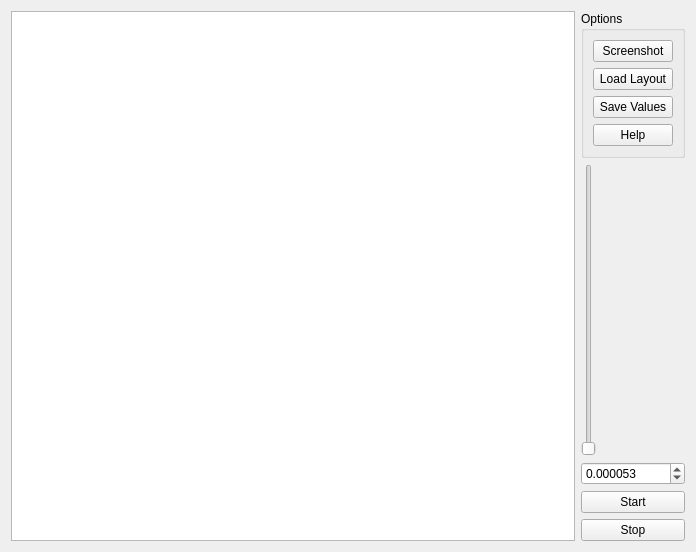
<?xml version="1.0" encoding="UTF-8"?>
<ui version="4.0">
 <class>TMSIImpedanceWidget</class>
 <widget class="QWidget" name="TMSIImpedanceWidget">
  <property name="geometry">
   <rect>
    <x>0</x>
    <y>0</y>
    <width>696</width>
    <height>552</height>
   </rect>
  </property>
  <property name="windowTitle">
   <string>Form</string>
  </property>
  <layout class="QGridLayout" name="gridLayout">
   <item row="2" column="2">
    <widget class="QDoubleSpinBox" name="m_doubleSpinBox_manualImpedanceValueScale">
     <property name="decimals">
      <number>6</number>
     </property>
     <property name="maximum">
      <double>1.000000000000000</double>
     </property>
     <property name="singleStep">
      <double>0.000001000000000</double>
     </property>
     <property name="value">
      <double>0.000053000000000</double>
     </property>
    </widget>
   </item>
   <item row="0" column="0" rowspan="5">
    <widget class="TMSIPLUGIN::TMSIImpedanceView" name="m_graphicsView_impedanceView"/>
   </item>
   <item row="3" column="2">
    <widget class="QPushButton" name="m_pushButton_start">
     <property name="autoFillBackground">
      <bool>false</bool>
     </property>
     <property name="text">
      <string>Start</string>
     </property>
    </widget>
   </item>
   <item row="1" column="2">
    <widget class="QSlider" name="m_verticalSlider_manualImpedanceValue">
     <property name="maximum">
      <number>200000</number>
     </property>
     <property name="singleStep">
      <number>10</number>
     </property>
     <property name="orientation">
      <enum>Qt::Vertical</enum>
     </property>
    </widget>
   </item>
   <item row="4" column="2">
    <widget class="QPushButton" name="m_pushButton_stop">
     <property name="text">
      <string>Stop</string>
     </property>
    </widget>
   </item>
   <item row="0" column="2">
    <widget class="QGroupBox" name="m_groupBox_Options">
     <property name="sizePolicy">
      <sizepolicy hsizetype="Fixed" vsizetype="Fixed">
       <horstretch>0</horstretch>
       <verstretch>0</verstretch>
      </sizepolicy>
     </property>
     <property name="title">
      <string>Options</string>
     </property>
     <layout class="QVBoxLayout" name="verticalLayout">
      <item>
       <widget class="QPushButton" name="m_pushButton_takeScreenshot">
        <property name="text">
         <string>Screenshot</string>
        </property>
       </widget>
      </item>
      <item>
       <widget class="QPushButton" name="m_pushButton_loadLayout">
        <property name="text">
         <string>Load Layout</string>
        </property>
       </widget>
      </item>
      <item>
       <widget class="QPushButton" name="m_pushButton_saveValues">
        <property name="text">
         <string>Save Values</string>
        </property>
       </widget>
      </item>
      <item>
       <widget class="QPushButton" name="m_pushButton_Help">
        <property name="text">
         <string>Help</string>
        </property>
       </widget>
      </item>
     </layout>
    </widget>
   </item>
  </layout>
 </widget>
 <customwidgets>
  <customwidget>
   <class>TMSIPLUGIN::TMSIImpedanceView</class>
   <extends>QGraphicsView</extends>
   <header>tmsiimpedanceview.h</header>
  </customwidget>
 </customwidgets>
 <resources/>
 <connections/>
</ui>
